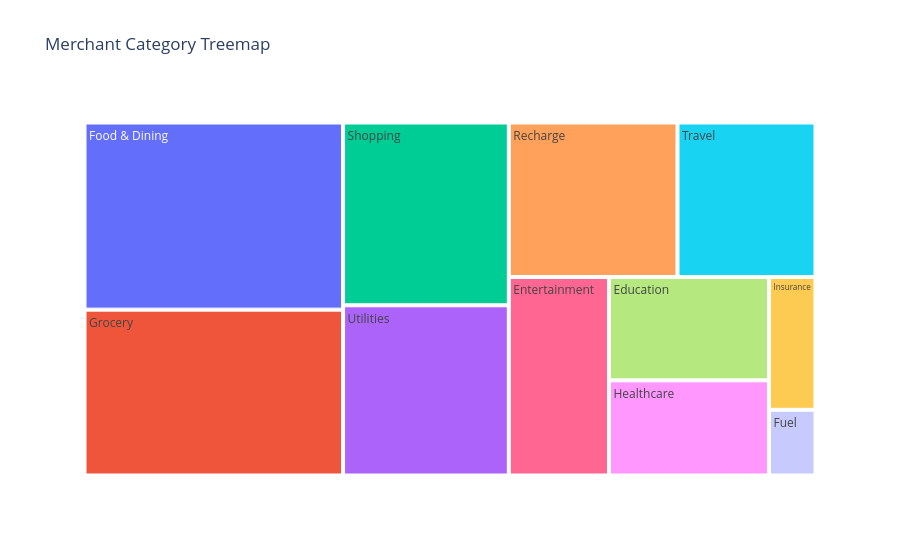

Notebook cell for this chart:
### Markdown cell above
# SECTION 16 — MERCHANT INTELLIGENCE ANALYTICS

---

We profile merchants by **category, size, rating, city tier**, and transaction volume to identify high-impact and potentially risky merchant segments.

## Merchant Dimensions
- **Category performance** — Transaction volume, average value, fraud exposure by category
- **Size analysis** — Small vs Medium vs Enterprise merchant behavior
- **Rating correlation** — Merchant rating vs transaction success and fraud rates
- **Geographic distribution** — Merchant concentration across city tiers
- **Registration status** — Impact of formal registration on fraud exposure

## Visualization Types
- Treemaps · Sunburst charts · Category comparisons · Merchant scorecards · Performance rankings

> ** Business Impact**: Merchant-level analytics enables **risk-based onboarding** — new merchants in high-fraud categories can be subjected to enhanced due diligence before activation.

### Code cell
merchant_agg = merged.groupby("merchant_id").agg(
  total_amount=("amount", "sum"),
  avg_amount=("amount", "mean"),
  txn_count=("amount", "count"),
  fraud_rate=("is_fraud", "mean"),
  rating=("rating", "mean"),
).reset_index()

plt.figure(figsize=(8, 4))
sns.histplot(merchant_agg["txn_count"], bins=30, color="darkorange")
plt.title("Merchant Transaction Volume")
plt.show()

if "merchant_category" in merged.columns:
  plt.figure(figsize=(10, 4))
  sns.barplot(data=merged, x="merchant_category", y="amount", estimator=np.mean)
  plt.title("Average Amount by Merchant Category")
  plt.xticks(rotation=35)
  plt.show()

if PLOTLY_AVAILABLE and "merchant_category" in merged.columns:
  category_counts = merged["merchant_category"].value_counts().reset_index()
  category_counts.columns = ["category", "count"]
  fig = px.treemap(category_counts, path=["category"], values="count", title="Merchant Category Treemap")
  fig.show()

### Figure 1 — Plotly figure (JSON) as saved in the notebook; plotly's stock layout.template omitted (floating-point values rounded to 4 significant figures)
{"data": [{"branchvalues": "total", "domain": {"x": [0, 1], "y": [0, 1]}, "hovertemplate": "labels=%{label}<br>count=%{value}<br>parent=%{parent}<br>id=%{id}<extra></extra>", "ids": ["Food & Dining", "Grocery", "Shopping", "Utilities", "Recharge", "Travel", "Entertainment", "Education", "Healthcare", "Insurance", "Fuel"], "labels": ["Food & Dining", "Grocery", "Shopping", "Utilities", "Recharge", "Travel", "Entertainment", "Education", "Healthcare", "Insurance", "Fuel"], "name": "", "parents": ["", "", "", "", "", "", "", "", "", "", ""], "type": "treemap", "values": [2835.0, 2513.0, 1775.0, 1653.0, 1527.0, 1249.0, 1165.0, 969.0, 892.0, 362.0, 179.0]}], "layout": {"legend": {"tracegroupgap": 0}, "title": {"text": "Merchant Category Treemap"}}}
